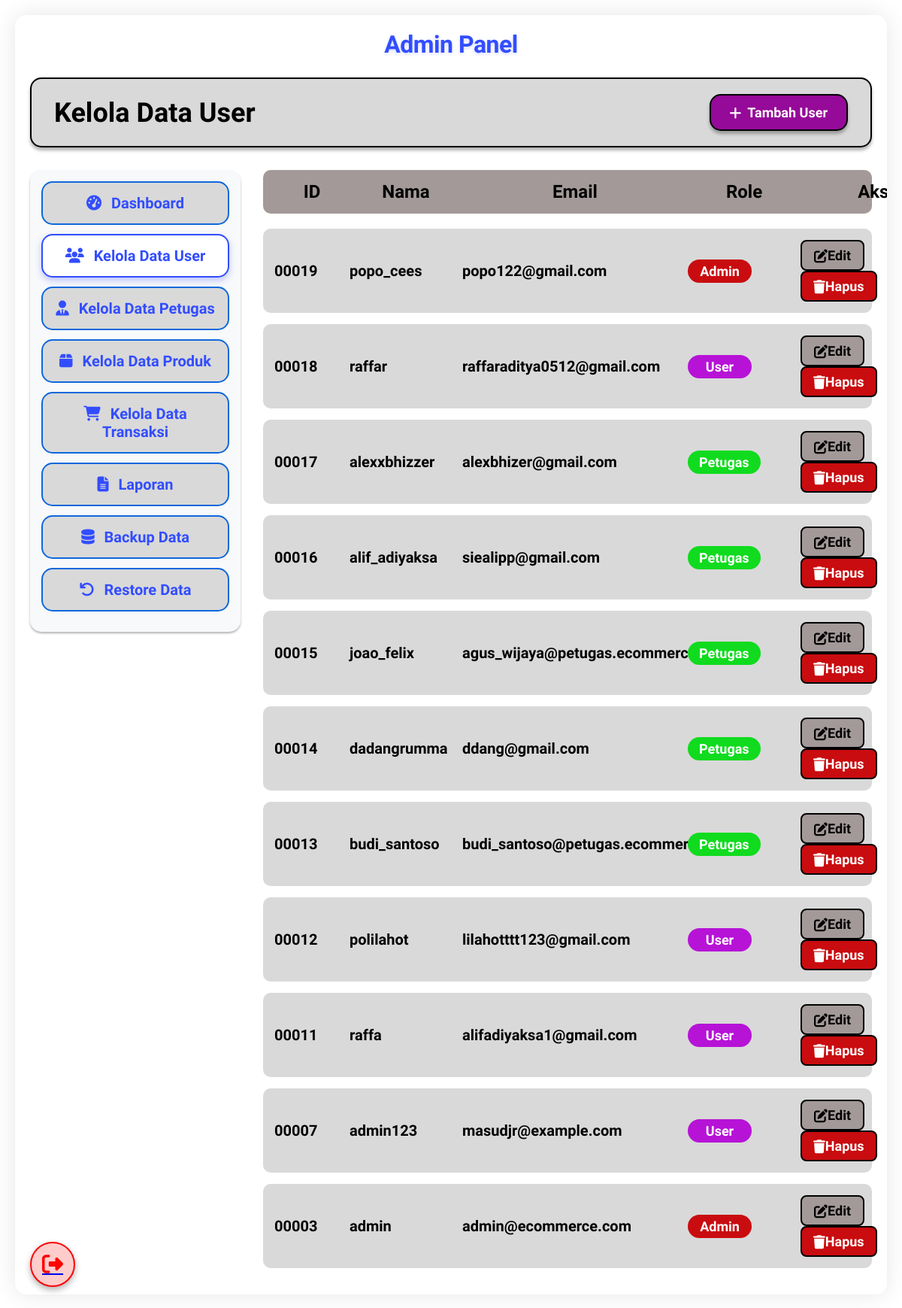
/Admin/kelola_data_user.php (signed in), run on the app's committed database.
### tables this page shows
CREATE TABLE `users` (
  `id` int(11) NOT NULL AUTO_INCREMENT,
  `username` varchar(50) NOT NULL,
  `email` varchar(100) NOT NULL,
  `password` varchar(255) NOT NULL,
  `role` enum('admin','petugas','user') DEFAULT 'user',
  `created_at` timestamp NOT NULL DEFAULT current_timestamp(),
  `updated_at` timestamp NOT NULL DEFAULT current_timestamp() ON UPDATE current_timestamp(),
  PRIMARY KEY (`id`),
  UNIQUE KEY `username` (`username`),
  UNIQUE KEY `email` (`email`)
);

### Admin/kelola_data_user.php (the view, shortened to what this page needs)
<?php
require_once '../config.php';
$users = [];
$result = $conn->query("SELECT id, username, email, role, created_at FROM users ORDER BY created_at DESC");
if ($result && $result->num_rows > 0) {
    while ($row = $result->fetch_assoc()) {
        $users[] = $row;
    }
}
?>
<!DOCTYPE html>
<html lang="id">
<head>
    <link rel="stylesheet" href="https://cdnjs.cloudflare.com/ajax/libs/font-awesome/6.4.0/css/all.min.css" />
</head>
<body>
    <div class="main-container">
        <div class="admin-panel-title">Admin Panel</div>
        <div class="header">
            <div class="header-title">Kelola Data User</div>
            <button class="btn-add-user" id="openAddModal">
                <i class="fas fa-plus"></i> Tambah User
            </button>
        </div>
        <div class="sidebar">
            <a href="admin_dashboard.php" class="sidebar-menu">
                <i class="fas fa-tachometer-alt"></i> Dashboard
            </a>
            <a href="kelola_data_user.php" class="sidebar-menu active">
                <i class="fas fa-users"></i> Kelola Data User
            </a>
            <a href="kelola_data_petugas.php" class="sidebar-menu">
                <i class="fas fa-user-tie"></i> Kelola Data Petugas
            </a>
            <a href="kelola_data_produk.php" class="sidebar-menu">
                <i class="fas fa-box"></i> Kelola Data Produk
            </a>
            <a href="kelola_data_transaksi.php" class="sidebar-menu">
                <i class="fas fa-shopping-cart"></i> Kelola Data Transaksi
            </a>
            <a href="laporan.php" class="sidebar-menu">
                <i class="fas fa-file-alt"></i> Laporan
            </a>
            <a href="backup_data.php" class="sidebar-menu">
                <i class="fas fa-database"></i> Backup Data
            </a>
            <a href="restore_data.php" class="sidebar-menu">
                <i class="fas fa-undo"></i> Restore Data
            </a>
        </div>
        <div class="content-area">
            <div class="table-header">
                <div>ID</div>
                <div>Nama</div>
                <div>Email</div>
                <div>Role</div>
                <div>Aksi</div>
            </div>
            <?php if (empty($users)): ?>
                <div class="empty-state">
                    <i class="fas fa-users-slash"></i>
                    <div>Belum ada data user dalam sistem</div>
                </div>
            <?php else: ?>
                <?php foreach ($users as $user): ?>
                    <div class="user-row">
                        <div><?php echo str_pad($user['id'], 5, '0', STR_PAD_LEFT); ?></div>
                        <div><?php echo htmlspecialchars($user['username']); ?></div>
                        <div><?php echo htmlspecialchars($user['email']); ?></div>
                        <div>
                            <?php
                                $role_class = 'role-user';
                                $role_text = 'User';
                                if ($user['role'] === 'admin') {
                                    $role_class = 'role-admin';
                                    $role_text = 'Admin';
                                } elseif ($user['role'] === 'petugas') {
                                    $role_class = 'role-petugas';
                                    $role_text = 'Petugas';
                                }
                            ?>
                            <span class="role-badge <?php echo $role_class; ?>"><?php echo $role_text; ?></span>
                        </div>
                        <div>
                            <button class="btn-action btn-edit"
                                    data-id="<?php echo $user['id']; ?>"
                                    data-username="<?php echo htmlspecialchars($user['username']); ?>"
                                    data-email="<?php echo htmlspecialchars($user['email']); ?>"
                                    data-role="<?php echo $user['role']; ?>">
                                <i class="fas fa-edit"></i> Edit
                            </button>
                            <button class="btn-action btn-delete"
                                    data-id="<?php echo $user['id']; ?>"
                                    data-username="<?php echo htmlspecialchars($user['username']); ?>"
                                    <?php echo ($user['id'] == $_SESSION['user_id']) ? 'disabled title="Tidak bisa menghapus diri sendiri"' : ''; ?>>
                                <i class="fas fa-trash"></i> Hapus
                            </button>
                        </div>
                    </div>
                <?php endforeach; ?>
            <?php endif; ?>
        </div>
        <a href="../Auth/logout.php" class="logout-btn" title="Logout">
            <i class="fas fa-sign-out-alt"></i>
        </a>
    </div>
</body>
</html>

### Admin/kelola_data_user.php (style rules this page uses)
:root { --default-font-family: -apple-system, BlinkMacSystemFont, "Segoe UI", Roboto, Ubuntu, "Helvetica Neue", Helvetica, Arial, "PingFang SC", "Hiragino Sans GB", "Microsoft Yahei UI", "Microsoft Yahei", "Source Han Sans CN", sans-serif; --primary-color: #324dff; --primary-dark: #1a73e8; --gray-bg: #d9d9d9; --gray-light: #f5f5f5; --danger-color: #fc0404; --success-color: #28a745; }
* { margin: 0; padding: 0; box-sizing: border-box; }
body { font-family: var(--default-font-family); background-color: #ffffff; color: #000000; min-height: 100vh; padding: 20px; overflow-x: hidden; position: relative; }
.main-container { max-width: 1400px; margin: 0 auto; position: relative; background-color: #ffffff; box-shadow: 0 0 30px rgba(0, 0, 0, 0.1); border-radius: 15px; overflow: hidden; padding: 20px; }
.admin-panel-title { font-family: 'Plus Jakarta Sans', sans-serif; font-size: 32px; font-weight: 800; color: var(--primary-color); margin-bottom: 25px; text-align: center; letter-spacing: -0.5px; text-shadow: 0 2px 4px rgba(50, 77, 255, 0.2); }
.header { display: flex; justify-content: space-between; align-items: center; background-color: var(--gray-bg); border: 2px solid #000000; border-radius: 15px; padding: 20px 30px; margin-bottom: 30px; box-shadow: 0 4px 4px 0 rgba(0, 0, 0, 0.3); position: relative; }
.header-title { font-family: 'Plus Jakarta Sans', sans-serif; font-size: 36px; font-weight: 800; color: #000000; }
.btn-add-user { background-color: #950a98; color: #ffffff; border: 2px solid #000000; border-radius: 15px; padding: 12px 25px; font-family: 'Plus Jakarta Sans', sans-serif; font-size: 18px; font-weight: 800; cursor: pointer; display: flex; align-items: center; gap: 8px; box-shadow: 0 4px 4px 0 rgba(0, 0, 0, 0.3); transition: all 0.3s ease; }
.sidebar { width: 280px; float: left; background-color: #f8f9fa; border-radius: 15px; padding: 15px; margin-right: 25px; box-shadow: 0 2px 3px 0 rgba(0, 0, 0, 0.3); }
.sidebar-menu { background-color: var(--gray-bg); border-radius: 15px; border: 2px solid #0e68dc; padding: 15px; margin-bottom: 12px; text-align: center; font-family: 'Plus Jakarta Sans', sans-serif; font-size: 20px; font-weight: 800; color: var(--primary-color); cursor: pointer; transition: all 0.3s ease; position: relative; overflow: hidden; text-decoration: none; display: block; color: var(--primary-color); }
.sidebar-menu.active { background-color: #ffffff; border-color: var(--primary-color); box-shadow: 0 4px 8px rgba(50, 77, 255, 0.3); }
.sidebar-menu i { margin-right: 8px; }
.content-area { margin-left: 310px; }
.table-header { display: grid; grid-template-columns: 100px 150px 300px 150px 200px; background-color: #a39999; border-radius: 10px; padding: 15px; font-family: 'Plus Jakarta Sans', sans-serif; font-size: 24px; font-weight: 800; color: #000000; margin-bottom: 20px; text-align: center; }
.user-row { display: grid; grid-template-columns: 100px 150px 300px 150px 200px; align-items: center; padding: 15px; background-color: var(--gray-bg); border-radius: 10px; margin-bottom: 15px; font-family: 'Plus Jakarta Sans', sans-serif; font-size: 20px; font-weight: 800; color: #000000; position: relative; transition: all 0.3s ease; }
.btn-action { display: inline-flex; align-items: center; justify-content: center; padding: 8px 15px; border-radius: 8px; font-family: 'Plus Jakarta Sans', sans-serif; font-size: 18px; font-weight: 800; cursor: pointer; transition: all 0.3s ease; border: 2px solid #000000; min-width: 85px; }
.btn-edit { background-color: #a39999; color: #000000; margin-right: 10px; }
.btn-delete { background-color: #c90c0f; color: #ffffff; }
.role-badge { padding: 5px 15px; border-radius: 20px; font-family: 'Plus Jakarta Sans', sans-serif; font-size: 18px; font-weight: 800; color: #ffffff; display: inline-block; text-align: center; min-width: 85px; }
.role-admin { background-color: #c90c0f; }
.role-petugas { background-color: #10db1e; }
.role-user { background-color: #b613d6; }
.logout-btn { position: fixed; bottom: 30px; left: 40px; width: 60px; height: 60px; background-color: #ffcccc; border: 2px solid var(--danger-color); border-radius: 50%; display: flex; justify-content: center; align-items: center; cursor: pointer; box-shadow: 0 4px 8px rgba(0, 0, 0, 0.3); transition: all 0.3s ease; z-index: 1000; }
.logout-btn i { font-size: 28px; color: var(--danger-color); }

### data on the page
users: id "00019", username "popo_cees", email "popo122@gmail.com", role "Admin"
users: id "00018", username "raffar", email "raffaraditya0512@gmail.com", role_text "User"
users: id "00017", username "alexxbhizzer", email "alexbhizer@gmail.com", role "Petugas"
users: id "00016", username "alif_adiyaksa", email "siealipp@gmail.com", role "Petugas"
users: id "00015", username "joao_felix", email "agus_wijaya@petugas.ecommerce.com", role "Petugas"
users: id "00014", username "dadangrumma", email "ddang@gmail.com", role "Petugas"
users: id "00013", username "budi_santoso", email "budi_santoso@petugas.ecommerce.com", role "Petugas"
users: id "00012", username "polilahot", email "lilahotttt123@gmail.com", role_text "User"
users: id "00011", username "raffa", email "alifadiyaksa1@gmail.com", role_text "User"
users: id "00007", username "admin123", email "masudjr@example.com", role_text "User"
users: id "00003", username "admin", email "admin@ecommerce.com", role "Admin"
